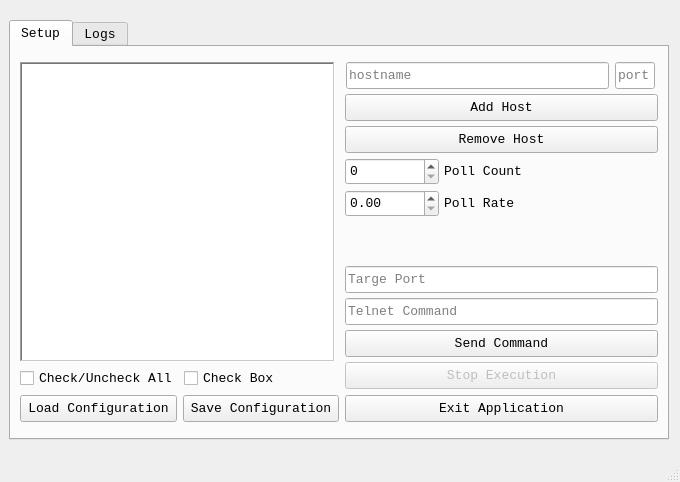
<?xml version="1.0" encoding="UTF-8"?>
<ui version="4.0">
 <class>MainWindow</class>
 <widget class="QMainWindow" name="MainWindow">
  <property name="enabled">
   <bool>true</bool>
  </property>
  <property name="geometry">
   <rect>
    <x>0</x>
    <y>0</y>
    <width>680</width>
    <height>482</height>
   </rect>
  </property>
  <property name="sizePolicy">
   <sizepolicy hsizetype="Preferred" vsizetype="Preferred">
    <horstretch>0</horstretch>
    <verstretch>0</verstretch>
   </sizepolicy>
  </property>
  <property name="minimumSize">
   <size>
    <width>680</width>
    <height>482</height>
   </size>
  </property>
  <property name="maximumSize">
   <size>
    <width>680</width>
    <height>482</height>
   </size>
  </property>
  <property name="font">
   <font>
    <family>Consolas</family>
    <pointsize>10</pointsize>
    <weight>50</weight>
    <italic>false</italic>
    <bold>false</bold>
    <underline>false</underline>
    <strikeout>false</strikeout>
    <kerning>true</kerning>
   </font>
  </property>
  <property name="focusPolicy">
   <enum>Qt::NoFocus</enum>
  </property>
  <property name="windowTitle">
   <string>Telnet Tools</string>
  </property>
  <property name="windowIcon">
   <iconset>
    <normaloff>Back-upFiles/UI/logo.png</normaloff>Back-upFiles/UI/logo.png</iconset>
  </property>
  <property name="layoutDirection">
   <enum>Qt::LeftToRight</enum>
  </property>
  <property name="tabShape">
   <enum>QTabWidget::Rounded</enum>
  </property>
  <widget class="QWidget" name="centralwidget">
   <property name="sizePolicy">
    <sizepolicy hsizetype="Preferred" vsizetype="Preferred">
     <horstretch>0</horstretch>
     <verstretch>0</verstretch>
    </sizepolicy>
   </property>
   <property name="minimumSize">
    <size>
     <width>670</width>
     <height>460</height>
    </size>
   </property>
   <property name="maximumSize">
    <size>
     <width>670</width>
     <height>460</height>
    </size>
   </property>
   <property name="font">
    <font>
     <family>Consolas</family>
    </font>
   </property>
   <layout class="QVBoxLayout" name="verticalLayout_2">
    <item>
     <widget class="QTabWidget" name="tabS">
      <property name="enabled">
       <bool>true</bool>
      </property>
      <property name="sizePolicy">
       <sizepolicy hsizetype="Preferred" vsizetype="Preferred">
        <horstretch>0</horstretch>
        <verstretch>0</verstretch>
       </sizepolicy>
      </property>
      <property name="minimumSize">
       <size>
        <width>660</width>
        <height>420</height>
       </size>
      </property>
      <property name="maximumSize">
       <size>
        <width>660</width>
        <height>420</height>
       </size>
      </property>
      <property name="tabShape">
       <enum>QTabWidget::Rounded</enum>
      </property>
      <property name="currentIndex">
       <number>0</number>
      </property>
      <widget class="QWidget" name="tabSetup">
       <property name="sizePolicy">
        <sizepolicy hsizetype="Preferred" vsizetype="Preferred">
         <horstretch>0</horstretch>
         <verstretch>0</verstretch>
        </sizepolicy>
       </property>
       <property name="minimumSize">
        <size>
         <width>650</width>
         <height>0</height>
        </size>
       </property>
       <property name="maximumSize">
        <size>
         <width>660</width>
         <height>420</height>
        </size>
       </property>
       <attribute name="title">
        <string>Setup</string>
       </attribute>
       <layout class="QVBoxLayout" name="verticalLayout">
        <item>
         <layout class="QGridLayout" name="gridLayout">
          <item row="0" column="0">
           <spacer name="verticalSpacer_4">
            <property name="orientation">
             <enum>Qt::Vertical</enum>
            </property>
            <property name="sizeHint" stdset="0">
             <size>
              <width>20</width>
              <height>40</height>
             </size>
            </property>
           </spacer>
          </item>
          <item row="1" column="1">
           <layout class="QVBoxLayout" name="rightTopLayout">
            <property name="spacing">
             <number>5</number>
            </property>
            <item>
             <layout class="QHBoxLayout" name="horizontalLayout_3">
              <item>
               <widget class="QLineEdit" name="lineEditHost">
                <property name="sizePolicy">
                 <sizepolicy hsizetype="Preferred" vsizetype="Preferred">
                  <horstretch>0</horstretch>
                  <verstretch>0</verstretch>
                 </sizepolicy>
                </property>
                <property name="minimumSize">
                 <size>
                  <width>263</width>
                  <height>27</height>
                 </size>
                </property>
                <property name="maximumSize">
                 <size>
                  <width>263</width>
                  <height>27</height>
                 </size>
                </property>
                <property name="toolTip">
                 <string/>
                </property>
                <property name="statusTip">
                 <string/>
                </property>
                <property name="whatsThis">
                 <string/>
                </property>
                <property name="accessibleName">
                 <string/>
                </property>
                <property name="accessibleDescription">
                 <string/>
                </property>
                <property name="text">
                 <string/>
                </property>
                <property name="placeholderText">
                 <string>hostname</string>
                </property>
               </widget>
              </item>
              <item>
               <widget class="QLineEdit" name="lineEditAddPort">
                <property name="minimumSize">
                 <size>
                  <width>40</width>
                  <height>27</height>
                 </size>
                </property>
                <property name="maximumSize">
                 <size>
                  <width>40</width>
                  <height>27</height>
                 </size>
                </property>
                <property name="placeholderText">
                 <string>port</string>
                </property>
               </widget>
              </item>
             </layout>
            </item>
            <item>
             <widget class="QPushButton" name="buttonAddItemToList">
              <property name="sizePolicy">
               <sizepolicy hsizetype="Preferred" vsizetype="Preferred">
                <horstretch>0</horstretch>
                <verstretch>0</verstretch>
               </sizepolicy>
              </property>
              <property name="minimumSize">
               <size>
                <width>313</width>
                <height>27</height>
               </size>
              </property>
              <property name="maximumSize">
               <size>
                <width>313</width>
                <height>27</height>
               </size>
              </property>
              <property name="text">
               <string>Add Host</string>
              </property>
             </widget>
            </item>
            <item>
             <widget class="QPushButton" name="buttonRemoveItemFromList">
              <property name="sizePolicy">
               <sizepolicy hsizetype="Preferred" vsizetype="Preferred">
                <horstretch>0</horstretch>
                <verstretch>0</verstretch>
               </sizepolicy>
              </property>
              <property name="minimumSize">
               <size>
                <width>313</width>
                <height>27</height>
               </size>
              </property>
              <property name="maximumSize">
               <size>
                <width>313</width>
                <height>27</height>
               </size>
              </property>
              <property name="text">
               <string>Remove Host</string>
              </property>
             </widget>
            </item>
            <item>
             <layout class="QFormLayout" name="rightMiddleLayout">
              <property name="fieldGrowthPolicy">
               <enum>QFormLayout::AllNonFixedFieldsGrow</enum>
              </property>
              <item row="2" column="0">
               <layout class="QVBoxLayout" name="checkBoxesLayout">
                <item>
                 <widget class="QSpinBox" name="countBox">
                  <property name="sizePolicy">
                   <sizepolicy hsizetype="Preferred" vsizetype="Preferred">
                    <horstretch>0</horstretch>
                    <verstretch>0</verstretch>
                   </sizepolicy>
                  </property>
                  <property name="minimumSize">
                   <size>
                    <width>93</width>
                    <height>27</height>
                   </size>
                  </property>
                  <property name="maximum">
                   <number>9999</number>
                  </property>
                 </widget>
                </item>
                <item>
                 <widget class="QDoubleSpinBox" name="frequencyBox">
                  <property name="sizePolicy">
                   <sizepolicy hsizetype="Preferred" vsizetype="Preferred">
                    <horstretch>0</horstretch>
                    <verstretch>0</verstretch>
                   </sizepolicy>
                  </property>
                  <property name="minimumSize">
                   <size>
                    <width>93</width>
                    <height>27</height>
                   </size>
                  </property>
                  <property name="specialValueText">
                   <string/>
                  </property>
                  <property name="maximum">
                   <double>10000.000000000000000</double>
                  </property>
                  <property name="singleStep">
                   <double>1.000000000000000</double>
                  </property>
                 </widget>
                </item>
               </layout>
              </item>
              <item row="2" column="1">
               <layout class="QVBoxLayout" name="labelLayout">
                <item>
                 <widget class="QLabel" name="labelCount">
                  <property name="sizePolicy">
                   <sizepolicy hsizetype="Preferred" vsizetype="Preferred">
                    <horstretch>0</horstretch>
                    <verstretch>0</verstretch>
                   </sizepolicy>
                  </property>
                  <property name="text">
                   <string>Poll Count</string>
                  </property>
                 </widget>
                </item>
                <item>
                 <widget class="QLabel" name="labelFrequency">
                  <property name="sizePolicy">
                   <sizepolicy hsizetype="Preferred" vsizetype="Preferred">
                    <horstretch>0</horstretch>
                    <verstretch>0</verstretch>
                   </sizepolicy>
                  </property>
                  <property name="text">
                   <string>Poll Rate</string>
                  </property>
                 </widget>
                </item>
               </layout>
              </item>
             </layout>
            </item>
            <item>
             <spacer name="verticalSpacer">
              <property name="orientation">
               <enum>Qt::Vertical</enum>
              </property>
              <property name="sizeHint" stdset="0">
               <size>
                <width>20</width>
                <height>40</height>
               </size>
              </property>
             </spacer>
            </item>
            <item>
             <widget class="QLineEdit" name="lineEditPort">
              <property name="sizePolicy">
               <sizepolicy hsizetype="Preferred" vsizetype="Preferred">
                <horstretch>0</horstretch>
                <verstretch>0</verstretch>
               </sizepolicy>
              </property>
              <property name="minimumSize">
               <size>
                <width>313</width>
                <height>27</height>
               </size>
              </property>
              <property name="maximumSize">
               <size>
                <width>313</width>
                <height>27</height>
               </size>
              </property>
              <property name="placeholderText">
               <string>Targe Port</string>
              </property>
             </widget>
            </item>
            <item>
             <widget class="QLineEdit" name="lineEditCommand">
              <property name="sizePolicy">
               <sizepolicy hsizetype="Preferred" vsizetype="Preferred">
                <horstretch>0</horstretch>
                <verstretch>0</verstretch>
               </sizepolicy>
              </property>
              <property name="minimumSize">
               <size>
                <width>313</width>
                <height>27</height>
               </size>
              </property>
              <property name="maximumSize">
               <size>
                <width>313</width>
                <height>27</height>
               </size>
              </property>
              <property name="placeholderText">
               <string>Telnet Command</string>
              </property>
             </widget>
            </item>
            <item>
             <widget class="QPushButton" name="buttonStartTelnet">
              <property name="sizePolicy">
               <sizepolicy hsizetype="Preferred" vsizetype="Preferred">
                <horstretch>0</horstretch>
                <verstretch>0</verstretch>
               </sizepolicy>
              </property>
              <property name="minimumSize">
               <size>
                <width>313</width>
                <height>27</height>
               </size>
              </property>
              <property name="maximumSize">
               <size>
                <width>313</width>
                <height>27</height>
               </size>
              </property>
              <property name="text">
               <string>Send Command</string>
              </property>
             </widget>
            </item>
            <item>
             <widget class="QPushButton" name="buttonStopTelnet">
              <property name="enabled">
               <bool>false</bool>
              </property>
              <property name="sizePolicy">
               <sizepolicy hsizetype="Preferred" vsizetype="Preferred">
                <horstretch>0</horstretch>
                <verstretch>0</verstretch>
               </sizepolicy>
              </property>
              <property name="minimumSize">
               <size>
                <width>313</width>
                <height>27</height>
               </size>
              </property>
              <property name="maximumSize">
               <size>
                <width>313</width>
                <height>27</height>
               </size>
              </property>
              <property name="text">
               <string>Stop Execution</string>
              </property>
             </widget>
            </item>
           </layout>
          </item>
          <item row="1" column="0">
           <layout class="QVBoxLayout" name="verticalLayout_6">
            <item>
             <widget class="QTreeView" name="treeView">
              <property name="sizePolicy">
               <sizepolicy hsizetype="Preferred" vsizetype="Preferred">
                <horstretch>0</horstretch>
                <verstretch>0</verstretch>
               </sizepolicy>
              </property>
              <property name="minimumSize">
               <size>
                <width>315</width>
                <height>300</height>
               </size>
              </property>
              <property name="maximumSize">
               <size>
                <width>315</width>
                <height>300</height>
               </size>
              </property>
              <property name="font">
               <font>
                <family>Consolas</family>
               </font>
              </property>
              <property name="whatsThis">
               <string/>
              </property>
              <property name="inputMethodHints">
               <set>Qt::ImhNone</set>
              </property>
              <property name="frameShape">
               <enum>QFrame::WinPanel</enum>
              </property>
              <property name="frameShadow">
               <enum>QFrame::Sunken</enum>
              </property>
              <property name="lineWidth">
               <number>2</number>
              </property>
              <property name="editTriggers">
               <set>QAbstractItemView::DoubleClicked</set>
              </property>
              <property name="showDropIndicator" stdset="0">
               <bool>true</bool>
              </property>
              <property name="dragEnabled">
               <bool>true</bool>
              </property>
              <property name="dragDropOverwriteMode">
               <bool>false</bool>
              </property>
              <property name="dragDropMode">
               <enum>QAbstractItemView::DragDrop</enum>
              </property>
              <property name="defaultDropAction">
               <enum>Qt::IgnoreAction</enum>
              </property>
              <property name="alternatingRowColors">
               <bool>true</bool>
              </property>
              <property name="selectionBehavior">
               <enum>QAbstractItemView::SelectItems</enum>
              </property>
              <property name="sortingEnabled">
               <bool>true</bool>
              </property>
              <property name="animated">
               <bool>true</bool>
              </property>
              <property name="allColumnsShowFocus">
               <bool>true</bool>
              </property>
             </widget>
            </item>
            <item>
             <layout class="QHBoxLayout" name="horizontalLayout_2">
              <item>
               <widget class="QCheckBox" name="checkBoxCheckAll">
                <property name="text">
                 <string>Check/Uncheck All</string>
                </property>
               </widget>
              </item>
              <item>
               <widget class="QCheckBox" name="checkBoxDoNothing">
                <property name="text">
                 <string>Check Box</string>
                </property>
               </widget>
              </item>
             </layout>
            </item>
           </layout>
          </item>
          <item row="3" column="1">
           <spacer name="verticalSpacer_3">
            <property name="orientation">
             <enum>Qt::Vertical</enum>
            </property>
            <property name="sizeHint" stdset="0">
             <size>
              <width>20</width>
              <height>40</height>
             </size>
            </property>
           </spacer>
          </item>
          <item row="2" column="1">
           <widget class="QPushButton" name="buttonCancel">
            <property name="sizePolicy">
             <sizepolicy hsizetype="Preferred" vsizetype="Preferred">
              <horstretch>0</horstretch>
              <verstretch>0</verstretch>
             </sizepolicy>
            </property>
            <property name="minimumSize">
             <size>
              <width>313</width>
              <height>27</height>
             </size>
            </property>
            <property name="maximumSize">
             <size>
              <width>313</width>
              <height>27</height>
             </size>
            </property>
            <property name="text">
             <string>Exit Application</string>
            </property>
           </widget>
          </item>
          <item row="2" column="0">
           <layout class="QHBoxLayout" name="horizontalLayout">
            <item>
             <widget class="QPushButton" name="buttonLoadConigFile">
              <property name="minimumSize">
               <size>
                <width>0</width>
                <height>27</height>
               </size>
              </property>
              <property name="maximumSize">
               <size>
                <width>16777215</width>
                <height>27</height>
               </size>
              </property>
              <property name="text">
               <string>Load Configuration</string>
              </property>
             </widget>
            </item>
            <item>
             <widget class="QPushButton" name="buttonSaveConfigToFile">
              <property name="minimumSize">
               <size>
                <width>0</width>
                <height>27</height>
               </size>
              </property>
              <property name="maximumSize">
               <size>
                <width>16777215</width>
                <height>27</height>
               </size>
              </property>
              <property name="text">
               <string>Save Configuration</string>
              </property>
             </widget>
            </item>
           </layout>
          </item>
         </layout>
        </item>
       </layout>
      </widget>
      <widget class="QWidget" name="tabLogs">
       <attribute name="title">
        <string>Logs</string>
       </attribute>
       <widget class="QTextEdit" name="logsBox">
        <property name="geometry">
         <rect>
          <x>10</x>
          <y>10</y>
          <width>640</width>
          <height>371</height>
         </rect>
        </property>
        <property name="cursor" stdset="0">
         <cursorShape>IBeamCursor</cursorShape>
        </property>
        <property name="autoFillBackground">
         <bool>true</bool>
        </property>
        <property name="documentTitle">
         <string>Telnet Logs</string>
        </property>
        <property name="lineWrapMode">
         <enum>QTextEdit::WidgetWidth</enum>
        </property>
        <property name="textInteractionFlags">
         <set>Qt::LinksAccessibleByMouse</set>
        </property>
       </widget>
      </widget>
     </widget>
    </item>
   </layout>
  </widget>
  <widget class="QStatusBar" name="statusbar"/>
 </widget>
 <resources/>
 <connections/>
</ui>
